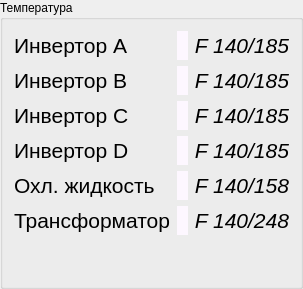
            <widget class="QGroupBox" name="groupBox_8">
             <property name="title">
              <string>Температура</string>
             </property>
             <layout class="QHBoxLayout" name="horizontalLayout_7">
              <item>
               <layout class="QGridLayout" name="gridLayout_4">
                <item row="0" column="0">
                 <widget class="QLabel" name="label_43">
                  <property name="font">
                   <font>
                    <pointsize>16</pointsize>
                   </font>
                  </property>
                  <property name="text">
                   <string>Инвертор A</string>
                  </property>
                  <property name="alignment">
                   <set>Qt::AlignLeading|Qt::AlignLeft|Qt::AlignVCenter</set>
                  </property>
                 </widget>
                </item>
                <item row="0" column="1">
                 <widget class="QLabel" name="lChopperATemp">
                  <property name="font">
                   <font>
                    <family>Sans Serif</family>
                    <pointsize>16</pointsize>
                    <weight>50</weight>
                    <italic>true</italic>
                    <bold>false</bold>
                   </font>
                  </property>
                  <property name="styleSheet">
                   <string notr="true">background-color: rgb(253, 247, 255);
font: italic 16pt &quot;Sans Serif&quot;;</string>
                  </property>
                  <property name="text">
                   <string/>
                  </property>
                  <property name="alignment">
                   <set>Qt::AlignRight|Qt::AlignTrailing|Qt::AlignVCenter</set>
                  </property>
                 </widget>
                </item>
                <item row="0" column="2">
                 <widget class="QLabel" name="label_47">
                  <property name="font">
                   <font>
                    <pointsize>16</pointsize>
                    <italic>true</italic>
                   </font>
                  </property>
                  <property name="text">
                   <string>F 140/185</string>
                  </property>
                  <property name="alignment">
                   <set>Qt::AlignRight|Qt::AlignTrailing|Qt::AlignVCenter</set>
                  </property>
                 </widget>
                </item>
                <item row="1" column="0">
                 <widget class="QLabel" name="label_48">
                  <property name="font">
                   <font>
                    <pointsize>16</pointsize>
                   </font>
                  </property>
                  <property name="text">
                   <string>Инвертор B</string>
                  </property>
                  <property name="alignment">
                   <set>Qt::AlignLeading|Qt::AlignLeft|Qt::AlignVCenter</set>
                  </property>
                 </widget>
                </item>
                <item row="2" column="0">
                 <widget class="QLabel" name="label_50">
                  <property name="font">
                   <font>
                    <pointsize>16</pointsize>
                   </font>
                  </property>
                  <property name="text">
                   <string>Инвертор C</string>
                  </property>
                  <property name="alignment">
                   <set>Qt::AlignLeading|Qt::AlignLeft|Qt::AlignVCenter</set>
                  </property>
                 </widget>
                </item>
                <item row="3" column="0">
                 <widget class="QLabel" name="label_52">
                  <property name="font">
                   <font>
                    <pointsize>16</pointsize>
                   </font>
                  </property>
                  <property name="text">
                   <string>Инвертор D</string>
                  </property>
                  <property name="alignment">
                   <set>Qt::AlignLeading|Qt::AlignLeft|Qt::AlignVCenter</set>
                  </property>
                 </widget>
                </item>
                <item row="1" column="1">
                 <widget class="QLabel" name="lChopperBTemp">
                  <property name="font">
                   <font>
                    <family>Sans Serif</family>
                    <pointsize>16</pointsize>
                    <weight>50</weight>
                    <italic>true</italic>
                    <bold>false</bold>
                   </font>
                  </property>
                  <property name="styleSheet">
                   <string notr="true">background-color: rgb(253, 247, 255);
font: italic 16pt &quot;Sans Serif&quot;;</string>
                  </property>
                  <property name="text">
                   <string/>
                  </property>
                  <property name="alignment">
                   <set>Qt::AlignRight|Qt::AlignTrailing|Qt::AlignVCenter</set>
                  </property>
                 </widget>
                </item>
                <item row="1" column="2">
                 <widget class="QLabel" name="label_56">
                  <property name="font">
                   <font>
                    <pointsize>16</pointsize>
                    <italic>true</italic>
                   </font>
                  </property>
                  <property name="text">
                   <string>F 140/185</string>
                  </property>
                  <property name="alignment">
                   <set>Qt::AlignRight|Qt::AlignTrailing|Qt::AlignVCenter</set>
                  </property>
                 </widget>
                </item>
                <item row="2" column="1">
                 <widget class="QLabel" name="lChopperCTemp">
                  <property name="font">
                   <font>
                    <family>Sans Serif</family>
                    <pointsize>16</pointsize>
                    <weight>50</weight>
                    <italic>true</italic>
                    <bold>false</bold>
                   </font>
                  </property>
                  <property name="styleSheet">
                   <string notr="true">background-color: rgb(253, 247, 255);
font: italic 16pt &quot;Sans Serif&quot;;</string>
                  </property>
                  <property name="text">
                   <string/>
                  </property>
                  <property name="alignment">
                   <set>Qt::AlignRight|Qt::AlignTrailing|Qt::AlignVCenter</set>
                  </property>
                 </widget>
                </item>
                <item row="2" column="2">
                 <widget class="QLabel" name="label_60">
                  <property name="font">
                   <font>
                    <pointsize>16</pointsize>
                    <italic>true</italic>
                   </font>
                  </property>
                  <property name="text">
                   <string>F 140/185</string>
                  </property>
                  <property name="alignment">
                   <set>Qt::AlignRight|Qt::AlignTrailing|Qt::AlignVCenter</set>
                  </property>
                 </widget>
                </item>
                <item row="3" column="1">
                 <widget class="QLabel" name="lChopperDTemp">
                  <property name="font">
                   <font>
                    <family>Sans Serif</family>
                    <pointsize>16</pointsize>
                    <weight>50</weight>
                    <italic>true</italic>
                    <bold>false</bold>
                   </font>
                  </property>
                  <property name="styleSheet">
                   <string notr="true">background-color: rgb(253, 247, 255);
font: italic 16pt &quot;Sans Serif&quot;;</string>
                  </property>
                  <property name="text">
                   <string/>
                  </property>
                  <property name="alignment">
                   <set>Qt::AlignRight|Qt::AlignTrailing|Qt::AlignVCenter</set>
                  </property>
                 </widget>
                </item>
                <item row="3" column="2">
                 <widget class="QLabel" name="label_62">
                  <property name="font">
                   <font>
                    <pointsize>16</pointsize>
                    <italic>true</italic>
                   </font>
                  </property>
                  <property name="text">
                   <string>F 140/185</string>
                  </property>
                  <property name="alignment">
                   <set>Qt::AlignRight|Qt::AlignTrailing|Qt::AlignVCenter</set>
                  </property>
                 </widget>
                </item>
                <item row="4" column="0">
                 <widget class="QLabel" name="label_63">
                  <property name="font">
                   <font>
                    <pointsize>16</pointsize>
                   </font>
                  </property>
                  <property name="text">
                   <string>Охл. жидкость</string>
                  </property>
                  <property name="alignment">
                   <set>Qt::AlignLeading|Qt::AlignLeft|Qt::AlignVCenter</set>
                  </property>
                 </widget>
                </item>
                <item row="5" column="0">
                 <widget class="QLabel" name="label_64">
                  <property name="font">
                   <font>
                    <pointsize>16</pointsize>
                   </font>
                  </property>
                  <property name="text">
                   <string>Трансформатор</string>
                  </property>
                  <property name="alignment">
                   <set>Qt::AlignLeading|Qt::AlignLeft|Qt::AlignVCenter</set>
                  </property>
                 </widget>
                </item>
                <item row="4" column="1">
                 <widget class="QLabel" name="lCoolantTemp">
                  <property name="font">
                   <font>
                    <family>Sans Serif</family>
                    <pointsize>16</pointsize>
                    <weight>50</weight>
                    <italic>true</italic>
                    <bold>false</bold>
                   </font>
                  </property>
                  <property name="styleSheet">
                   <string notr="true">background-color: rgb(253, 247, 255);
font: italic 16pt &quot;Sans Serif&quot;;</string>
                  </property>
                  <property name="text">
                   <string/>
                  </property>
                  <property name="alignment">
                   <set>Qt::AlignRight|Qt::AlignTrailing|Qt::AlignVCenter</set>
                  </property>
                 </widget>
                </item>
                <item row="4" column="2">
                 <widget class="QLabel" name="label_66">
                  <property name="font">
                   <font>
                    <pointsize>16</pointsize>
                    <italic>true</italic>
                   </font>
                  </property>
                  <property name="text">
                   <string>F 140/158</string>
                  </property>
                  <property name="alignment">
                   <set>Qt::AlignRight|Qt::AlignTrailing|Qt::AlignVCenter</set>
                  </property>
                 </widget>
                </item>
                <item row="5" column="1">
                 <widget class="QLabel" name="lTransformerTemp">
                  <property name="font">
                   <font>
                    <family>Sans Serif</family>
                    <pointsize>16</pointsize>
                    <weight>50</weight>
                    <italic>true</italic>
                    <bold>false</bold>
                   </font>
                  </property>
                  <property name="styleSheet">
                   <string notr="true">background-color: rgb(253, 247, 255);
font: italic 16pt &quot;Sans Serif&quot;;</string>
                  </property>
                  <property name="text">
                   <string/>
                  </property>
                  <property name="alignment">
                   <set>Qt::AlignRight|Qt::AlignTrailing|Qt::AlignVCenter</set>
                  </property>
                 </widget>
                </item>
                <item row="5" column="2">
                 <widget class="QLabel" name="label_68">
                  <property name="font">
                   <font>
                    <pointsize>16</pointsize>
                    <italic>true</italic>
                   </font>
                  </property>
                  <property name="text">
                   <string>F 140/248</string>
                  </property>
                  <property name="alignment">
                   <set>Qt::AlignRight|Qt::AlignTrailing|Qt::AlignVCenter</set>
                  </property>
                 </widget>
                </item>
                <item row="6" column="0" colspan="3">
                 <spacer name="verticalSpacer_3">
                  <property name="orientation">
                   <enum>Qt::Vertical</enum>
                  </property>
                  <property name="sizeHint" stdset="0">
                   <size>
                    <width>20</width>
                    <height>40</height>
                   </size>
                  </property>
                 </spacer>
                </item>
               </layout>
              </item>
             </layout>
            </widget>
